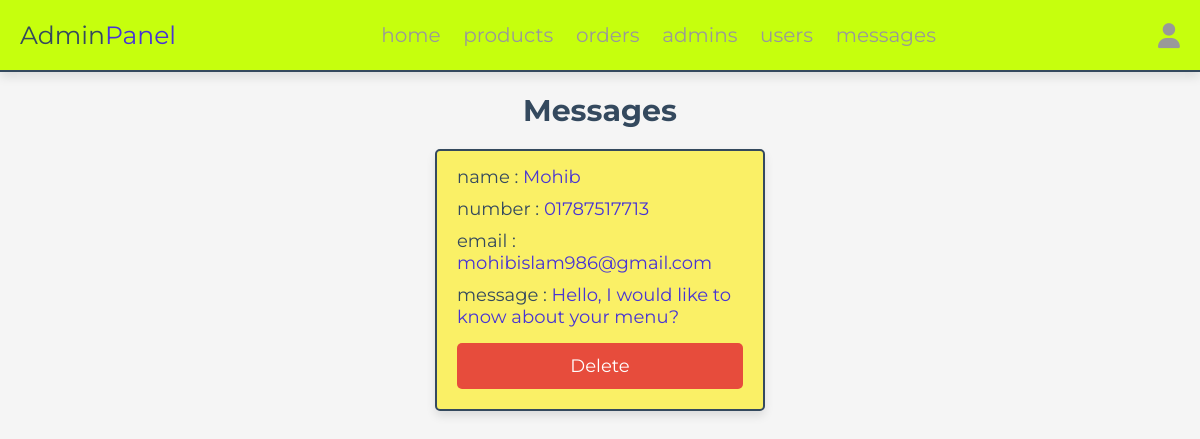
/admin/messages.php (signed in), run on the app's committed database.
### tables this page shows
CREATE TABLE `messages` (
  `id` int(100) NOT NULL,
  `user_id` int(100) NOT NULL,
  `name` varchar(100) NOT NULL,
  `email` varchar(100) NOT NULL,
  `number` varchar(12) NOT NULL,
  `message` varchar(500) NOT NULL
);

### admin/messages.php (the view, shortened to what this page needs)
<?php
include '../components/connect.php';
?>
<!DOCTYPE html>
<html lang="en">
<head>
   <link rel="stylesheet" href="https://cdnjs.cloudflare.com/ajax/libs/font-awesome/6.1.1/css/all.min.css">
   <link rel="stylesheet" href="../css/admin_style.css">
</head>
<body>
<?php include '../components/admin_header.php' ?>
<section class="messages">
   <h1 class="heading">messages</h1>
   <div class="box-container">
   <?php
      $select_messages = $conn->prepare("SELECT * FROM `messages`");
      $select_messages->execute();
      if($select_messages->rowCount() > 0){
         while($fetch_messages = $select_messages->fetch(PDO::FETCH_ASSOC)){
   ?>
   <div class="box" style="background-color:#faf066;">
      <p> name : <span><?= $fetch_messages['name']; ?></span> </p>
      <p> number : <span><?= $fetch_messages['number']; ?></span> </p>
      <p> email : <span><?= $fetch_messages['email']; ?></span> </p>
      <p> message : <span><?= $fetch_messages['message']; ?></span> </p>
      <a href="messages.php?delete=<?= $fetch_messages['id']; ?>" class="delete-btn" onclick="return confirm('delete this message?');">delete</a>
   </div>
   <?php
         }
      }else{
         echo '<p class="empty">you have no messages</p>';
      }
   ?>
   </div>
</section>
</body>
</html>

### css/admin_style.css (style rules this page uses)
:root { --main-color:#4834d4; --red:#e74c3c; --orange:#f39c12; --black:#34495e; --white:#fff; --light-bg:#f5f5f5; --light-color:#999; --border:.2rem solid var(--black); --box-shadow:0 .5rem 1rem rgba(0,0,0,.1); }
* { font-family: 'Montserrat', sans-serif; margin:0; padding:0; box-sizing: border-box; text-decoration: none; outline: none; border:none; }
html { font-size: 62.5%; overflow-x: hidden; }
body { background-color: var(--light-bg); }
section { max-width: 1200px; margin:0 auto; padding:2rem; }
.btn, .delete-btn, .option-btn { display: block; margin-top: 1rem; border-radius: .5rem; cursor: pointer; width: 100%; font-size: 1.8rem; color:var(--white); padding:1.2rem 3rem; text-transform: capitalize; text-align: center; }
.delete-btn { background-color: var(--red); }
.heading { text-align: center; margin-bottom: 2rem; text-transform: capitalize; color:var(--black); font-size: 3rem; }
.messages .box-container { display: grid; grid-template-columns: repeat(auto-fit, 33rem); gap:1.5rem; justify-content: center; align-items: flex-start; }
.messages .box-container .box { background-color: var(--white); border-radius: .5rem; box-shadow: var(--box-shadow); border:var(--border); padding:2rem; padding-top: 1rem; }
.messages .box-container .box p { padding: .5rem 0; font-size: 1.8rem; color:var(--black); }
.messages .box-container .box p span { color:var(--main-color); }

### data on the page
messages: name "Mohib", number "01787517713", email "mohibislam986@gmail.com", message "Hello, I would like to know about your menu?"
